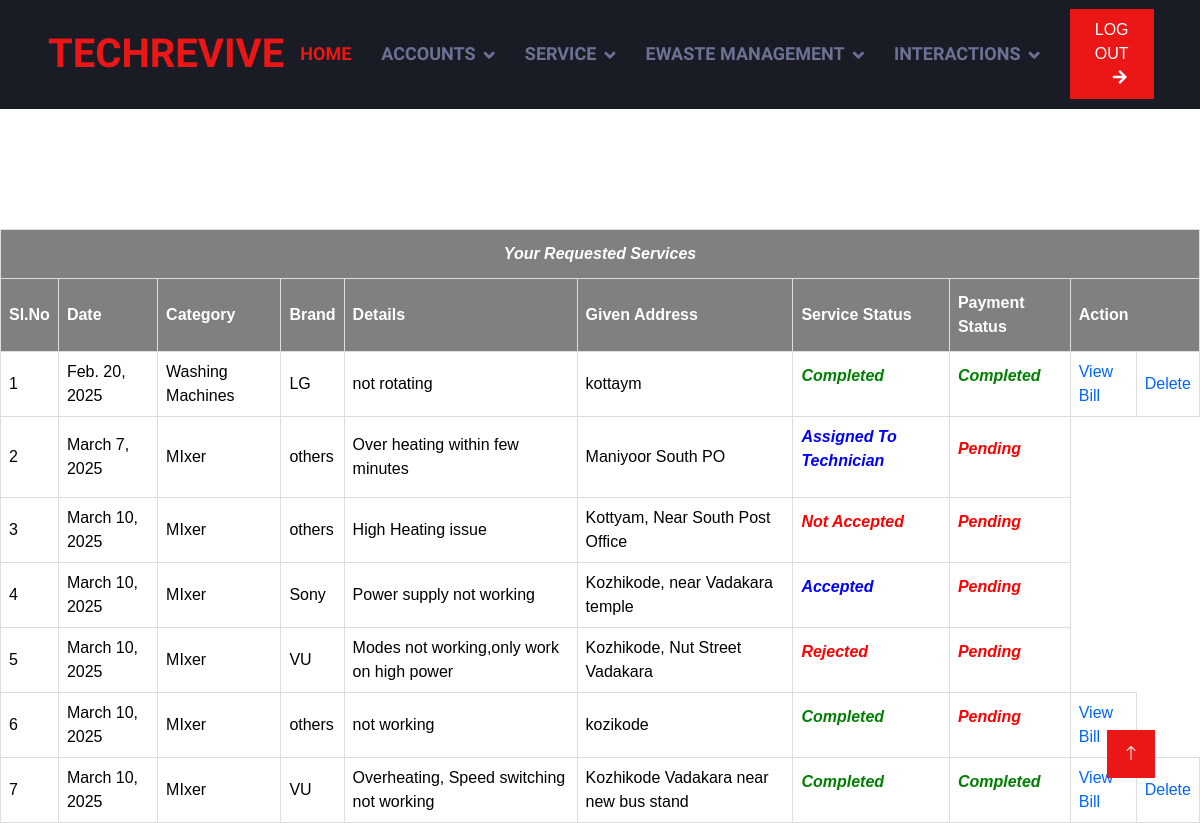
Page /User/requestedservice/ (signed in) on the earlier database version.
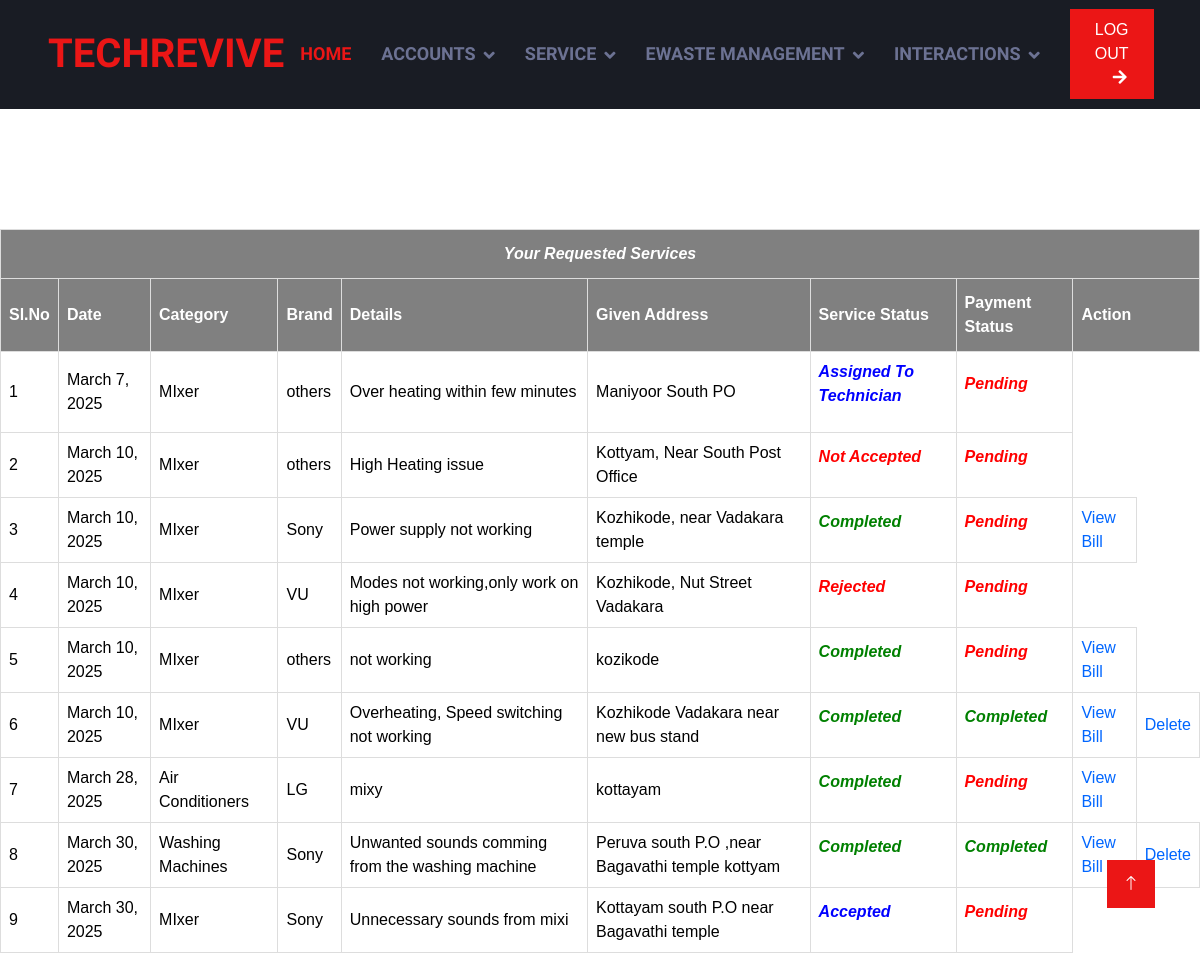
Same page on the later database version.
### User/models.py (models this page shows)
class Servicebook(models.Model):
    Servicebook_details=models.CharField(max_length=100)
    Servicebook_address=models.CharField(max_length=100)
    Servicebook_date=models.DateField(auto_now_add=True)
    Servicebook_status=models.IntegerField(default=0)
    payment_status=models.IntegerField(default=0)
    category=models.ForeignKey('Admin.Category',on_delete=models.SET_NULL,null=True)
    brand=models.ForeignKey('Admin.Brand',on_delete=models.SET_NULL,null=True)
    user=models.ForeignKey(User,on_delete=models.SET_NULL,null=True)

### Admin/models.py (models this page shows, shortened)
class Category(models.Model):
    category_name=models.CharField(max_length=50)

class Brand(models.Model):
    brand_name=models.CharField(max_length=50)

### User/views.py (the view)
# urls.py: path('requestedservice/', views.MyServiceBooking,name="requestedservice"),
def MyServiceBooking(request):
 if 'uid' in request.session:
    serv=Servicebook.objects.filter(user=request.session["uid"])
    return render(request,"User/ViewMyServiceRequests.html",{'res':serv})
 else:
        return redirect('guest:Home')

### User/Templates/User/ViewMyServiceRequests.html (shortened to what this page needs)
{% extends 'User/Head.html' %}
{% load static %}
{% block content %}
<!DOCTYPE html>
<html lang="en">
<head>
</head>
<body>
    <div id="tab">
    <br>
    <br>
    <br>
    <br>
    <br>
    <table  cellpadding="20px" align="center" bgcolor="white" >
        <tr>
            <th colspan="10"><i><b><center>Your Requested Services</center></b></i></th>
        </tr>
        <tr>
            <th>Sl.No</th>
            <th>Date</th>
            <th>Category</th>
            <th>Brand</th>
            <th>Details</th>
            <th>Given Address</th>
            <th>Service Status</th>
            <th>Payment Status</th>
            <th colspan="3">Action</th>
        </tr>
       {% for i in res %}
        <tr>
            <td>{{forloop.counter}}</td>
            <td>{{i.Servicebook_date}}</td>
            <td>{{i.category.category_name}}</td>
            <td>{{i.brand.brand_name}}</td>
            <td>{{i.Servicebook_details}}</td>
            <td>{{i.Servicebook_address}}</td>
            <td>
                {% if i.Servicebook_status == 0 %}
                <p><font color="red"><b><i>Not Accepted</i></b></font></p>
                {% elif i.Servicebook_status == 1 %}
                <p><font color="blue"><b><i>Accepted</i></b></font></p>
                {% elif i.Servicebook_status == 2 %}
                <p><font color="red"><b><i>Rejected</i></b></font></p>
                {% elif i.Servicebook_status == 3 %}
                <p><font color="blue"><b><i>Assigned To Technician</i></b></font></p>
                {% else %}
                <p><b><i><font color="green">Completed</font></i></b></p>
                {% endif %}
            </td>
            <td>
                {% if i.payment_status == 0 %}
                <p><font color="red"><b><i>Pending</i></b></font></p>
                {% else %}
                <p><font color="green"><b><i>Completed</i></b></font></p>
                {% endif %}
            </td>
            {% if i.Servicebook_status == 4 %}
            <td><a href="{% url 'webuser:viewbill' i.id %}">View Bill</a></td>
            {% endif %}
            {% if i.Servicebook_status == 4 and i.payment_status == 1 %}
            <td><a href="{% url 'webuser:delservice' i.id %}">Delete</a></td>
            {% endif %}
        </tr>
       {% endfor %}
    </table>
    </div>
</body>
</html>
{% endblock content %}

Differences in the rows shown:
removed Servicebook: Servicebook_date "Feb. 20, 2025", category.category_name "Washing Machines", brand.brand_name "LG", Servicebook_details "not rotating", Servicebook_address "kottaym", Servicebook_status "Completed", payment_status "Completed"
changed Servicebook "Power supply not working": Servicebook_status "Accepted" → "Completed View Bill"
added Servicebook: Servicebook_date "March 28, 2025", category.category_name "Air Conditioners", brand.brand_name "LG", Servicebook_details "mixy", Servicebook_address "kottayam", Servicebook_status "Completed", payment_status "Pending"
added Servicebook: Servicebook_date "March 30, 2025", category.category_name "Washing Machines", brand.brand_name "Sony", Servicebook_details "Unwanted sounds comming from the washing machine", Servicebook_address "Peruva south P.O ,near Bagavathi temple kottyam", Servicebook_status "Completed", payment_status "Completed"
added Servicebook: Servicebook_date "March 30, 2025", category.category_name "MIxer", brand.brand_name "Sony", Servicebook_details "Unnecessary sounds from mixi", Servicebook_address "Kottayam south P.O near Bagavathi temple", Servicebook_status "Accepted", payment_status "Pending"
